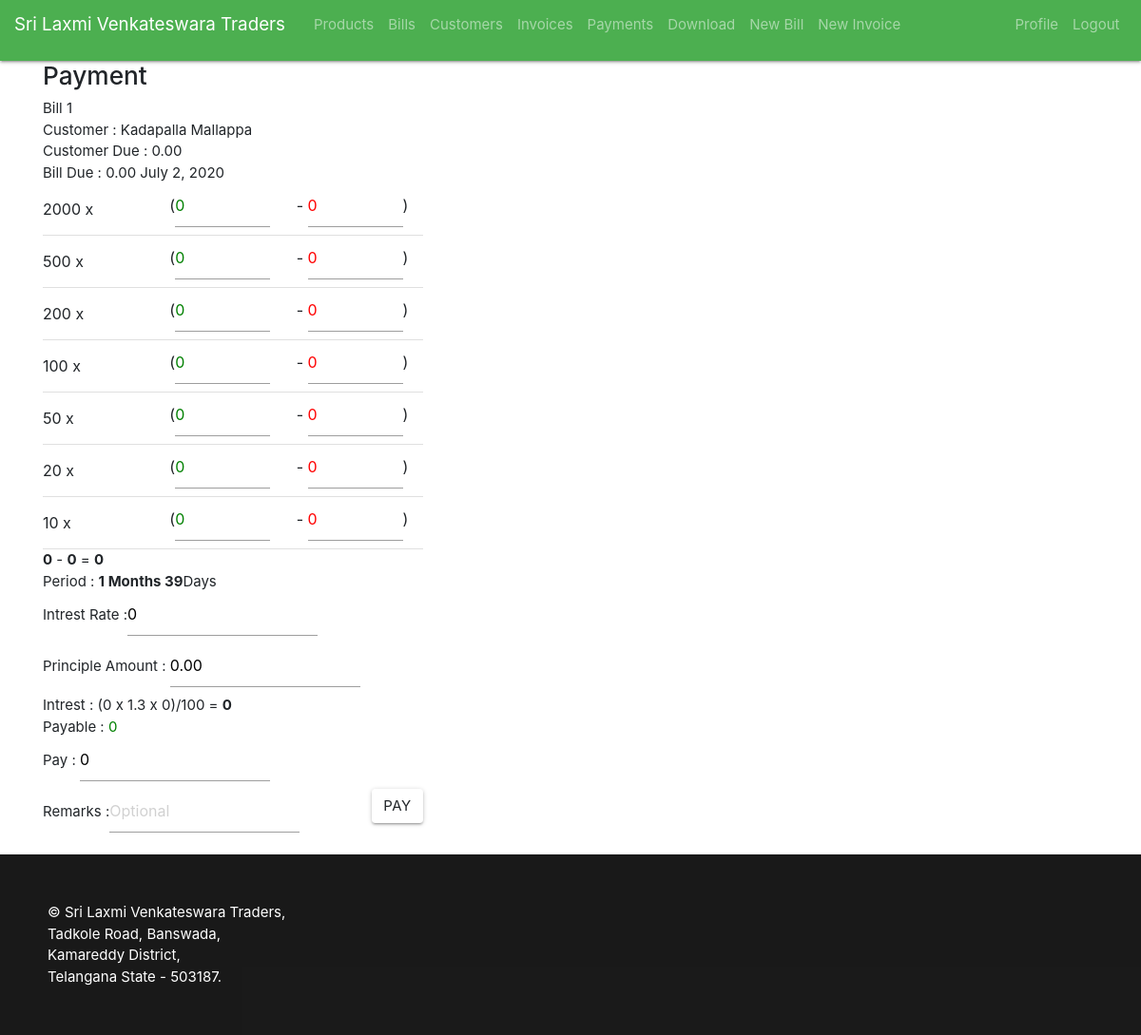
The app's page /payment/1/ (signed in) with its own data.
### home/models.py (models this page shows, shortened)
class Bill(models.Model):
    customer = models.ForeignKey('Customer',on_delete=models.CASCADE)
    date = models.DateTimeField(auto_now_add=True)
    total = models.DecimalField(max_digits=10,decimal_places=2,default=0)
    due = models.DecimalField(max_digits=10, decimal_places=2,default=0)

class Customer(models.Model):
    name = models.CharField(max_length=64)
    phone = models.IntegerField(null=True)
    email = models.EmailField(null=True)
    id_in_book = models.IntegerField(default=0)
    address = models.ForeignKey(Village,models.CASCADE,related_name='user_address')#models.CharField(max_length=128)
    due = models.DecimalField(default=0,decimal_places=2,max_digits=10)

### home/views.py (the view, shortened to what this page needs)
# urls.py: path('payment/<int:bill_id>/',views.payment,name='payment'),
@permission_required('add_payment',raise_exception=True)
def payment(request,bill_id):
    context = {
        'title': 'Payments',
        'denomi':denomi,
    }
    taken_total = 0
    return_total = 0
    if bill_id != -1:
        context['bill'] = get_object_or_404(Bill,id=bill_id)
        context['period'] = datetime.datetime.now() - context['bill'].date
    return render(request,'home/home.html',context)#HttpResponse("Hi! Nithin")

### home/templates/home/home.html (shortened to what this page needs)
{% extends "./base.html" %}
    {% block content %}
    <form method="post">
        <h3>Payment</h3>
        {% if bill %}
            Bill {{ bill.id }}
            <div>
                Customer : {{ bill.customer.name }}<br />
                Customer Due : {{ bill.customer.due }}<br />
                Bill Due : {{ bill.due }}
                <span class="date">{{ bill.date.date }}<span class="time"> {{ bill.date.time }}</span></span>
            </div>
        {% endif %}
        <table>
            {% for den in denomi %}
            <tr>
            <td class="den">
                {{ den }} x
            </td>
            <td>
                (<input class='take' name='t{{ den }}' type="number" value=0 onblur="check_both()" required />
            </td>
            <td>
                   - <input  class='return' name='r{{ den }}' type="number" value=0  onblur="check_both();" required />)
            </td>
            </tr>
            {% endfor %}
    </table>
        <div>
            <b id='take_id'></b> - <b id='return_id'></b> = <b id='total'></b>
            <div>
                Period : <b id='months'></b> <b id='days'></b>Days
            </div>
            <div>
                Intrest Rate :<input type="text" name="intrest_rate" onblur="set_amount();" value="0" required />
                <div>
                    Principle Amount : <input id='principle' name="amount" type='text' value="{{ bill.due }}" onblur="set_amount();" />
                </div>
                <div>
                    <span id='intrest_amount_calc'> </span><b id="intrest_amount"></b>
                </div>
                <div>
                    Payable : <span id='payable' style="color: green;"></span>
                </div>
            </div>
        </div>
        <div>
            Pay : <input type="text" id="pay" placeholder="Enter amount" value="{{ bill.due }}" onblur="set_principle();" />
        </div>
        <div>
            Remarks :<input type="text" name="remarks" placeholder="Optional" />
            <input class="right btn" type="submit" value="Pay"/>
        </div>
    </form>
{% endblock content %}

### records on screen
Bill: id "1", customer.name "Kadapalla Mallappa", customer.due "0.00", due "0.00", date "July 2, 2020", amount "0.00", due "0"

### other values on screen
{{ den }} "2000" "500" "200" "100" "50" "20" "10"
